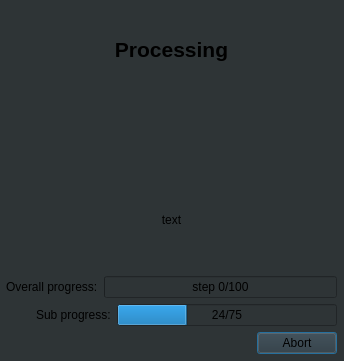
<?xml version="1.0" encoding="UTF-8"?>
<ui version="4.0">
 <class>mainDialog</class>
 <widget class="QDialog" name="mainDialog">
  <property name="geometry">
   <rect>
    <x>0</x>
    <y>0</y>
    <width>344</width>
    <height>361</height>
   </rect>
  </property>
  <property name="windowTitle">
   <string>Dialog</string>
  </property>
  <property name="styleSheet">
   <string notr="true">background-color: rgb(46, 52, 54);</string>
  </property>
  <widget class="QWidget" name="layoutWidget">
   <property name="geometry">
    <rect>
     <x>6</x>
     <y>13</y>
     <width>331</width>
     <height>341</height>
    </rect>
   </property>
   <layout class="QVBoxLayout" name="verticalLayout">
    <item>
     <widget class="QLabel" name="mainLabel">
      <property name="font">
       <font>
        <pointsize>16</pointsize>
        <bold>true</bold>
       </font>
      </property>
      <property name="text">
       <string>Processing</string>
      </property>
      <property name="alignment">
       <set>Qt::AlignCenter</set>
      </property>
     </widget>
    </item>
    <item>
     <widget class="QLabel" name="mainStepNameLabel">
      <property name="font">
       <font>
        <pointsize>14</pointsize>
        <bold>false</bold>
       </font>
      </property>
      <property name="text">
       <string/>
      </property>
      <property name="alignment">
       <set>Qt::AlignCenter</set>
      </property>
     </widget>
    </item>
    <item>
     <widget class="QLabel" name="progressImageLabel">
      <property name="minimumSize">
       <size>
        <width>200</width>
        <height>100</height>
       </size>
      </property>
      <property name="baseSize">
       <size>
        <width>200</width>
        <height>100</height>
       </size>
      </property>
      <property name="text">
       <string>text</string>
      </property>
      <property name="scaledContents">
       <bool>false</bool>
      </property>
      <property name="alignment">
       <set>Qt::AlignCenter</set>
      </property>
     </widget>
    </item>
    <item>
     <layout class="QHBoxLayout" name="horizontalLayout_2">
      <item>
       <widget class="QLabel" name="label_4">
        <property name="text">
         <string>Overall progress:</string>
        </property>
       </widget>
      </item>
      <item>
       <widget class="QProgressBar" name="mainProgressBar">
        <property name="value">
         <number>0</number>
        </property>
        <property name="format">
         <string>step %v/%m</string>
        </property>
       </widget>
      </item>
     </layout>
    </item>
    <item>
     <layout class="QHBoxLayout" name="horizontalLayout">
      <item>
       <spacer name="horizontalSpacer">
        <property name="orientation">
         <enum>Qt::Horizontal</enum>
        </property>
        <property name="sizeType">
         <enum>QSizePolicy::Maximum</enum>
        </property>
        <property name="sizeHint" stdset="0">
         <size>
          <width>30</width>
          <height>20</height>
         </size>
        </property>
       </spacer>
      </item>
      <item>
       <widget class="QLabel" name="subProgressLabel">
        <property name="text">
         <string>Sub progress:</string>
        </property>
       </widget>
      </item>
      <item>
       <widget class="QProgressBar" name="subProgressBar">
        <property name="maximum">
         <number>75</number>
        </property>
        <property name="value">
         <number>24</number>
        </property>
        <property name="format">
         <string>%v/%m</string>
        </property>
       </widget>
      </item>
     </layout>
    </item>
    <item>
     <widget class="QDialogButtonBox" name="buttonBox">
      <property name="orientation">
       <enum>Qt::Horizontal</enum>
      </property>
      <property name="standardButtons">
       <set>QDialogButtonBox::Abort</set>
      </property>
     </widget>
    </item>
   </layout>
  </widget>
 </widget>
 <resources/>
 <connections>
  <connection>
   <sender>buttonBox</sender>
   <signal>accepted()</signal>
   <receiver>mainDialog</receiver>
   <slot>accept()</slot>
   <hints>
    <hint type="sourcelabel">
     <x>248</x>
     <y>254</y>
    </hint>
    <hint type="destinationlabel">
     <x>157</x>
     <y>274</y>
    </hint>
   </hints>
  </connection>
  <connection>
   <sender>buttonBox</sender>
   <signal>rejected()</signal>
   <receiver>mainDialog</receiver>
   <slot>reject()</slot>
   <hints>
    <hint type="sourcelabel">
     <x>316</x>
     <y>260</y>
    </hint>
    <hint type="destinationlabel">
     <x>286</x>
     <y>274</y>
    </hint>
   </hints>
  </connection>
 </connections>
</ui>
